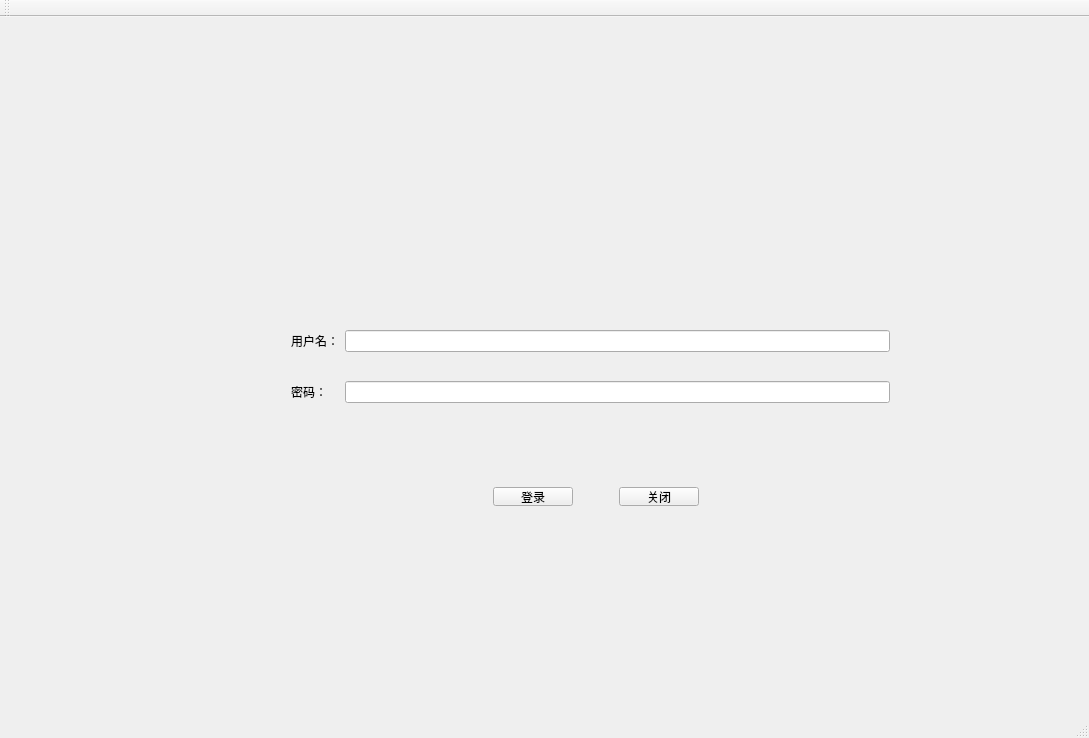
<?xml version="1.0" encoding="UTF-8"?>
<ui version="4.0">
 <class>MainWindow</class>
 <widget class="QMainWindow" name="MainWindow">
  <property name="geometry">
   <rect>
    <x>0</x>
    <y>0</y>
    <width>1089</width>
    <height>738</height>
   </rect>
  </property>
  <property name="windowTitle">
   <string>MainWindow</string>
  </property>
  <widget class="QWidget" name="centralWidget">
   <widget class="QWidget" name="widget" native="true">
    <property name="geometry">
     <rect>
      <x>270</x>
      <y>-10</y>
      <width>641</width>
      <height>271</height>
     </rect>
    </property>
    <layout class="QHBoxLayout" name="horizontalLayout">
     <item>
      <spacer name="horizontalSpacer">
       <property name="orientation">
        <enum>Qt::Horizontal</enum>
       </property>
       <property name="sizeHint" stdset="0">
        <size>
         <width>228</width>
         <height>20</height>
        </size>
       </property>
      </spacer>
     </item>
     <item>
      <widget class="QLabel" name="label">
       <property name="maximumSize">
        <size>
         <width>150</width>
         <height>100</height>
        </size>
       </property>
       <property name="text">
        <string/>
       </property>
       <property name="pixmap">
        <pixmap>../../IMAGE/timg.jpg</pixmap>
       </property>
       <property name="scaledContents">
        <bool>true</bool>
       </property>
      </widget>
     </item>
     <item>
      <spacer name="horizontalSpacer_2">
       <property name="orientation">
        <enum>Qt::Horizontal</enum>
       </property>
       <property name="sizeHint" stdset="0">
        <size>
         <width>227</width>
         <height>20</height>
        </size>
       </property>
      </spacer>
     </item>
    </layout>
   </widget>
   <widget class="QWidget" name="widget_2" native="true">
    <property name="geometry">
     <rect>
      <x>280</x>
      <y>279</y>
      <width>621</width>
      <height>141</height>
     </rect>
    </property>
    <layout class="QGridLayout" name="gridLayout">
     <item row="0" column="0">
      <widget class="QLabel" name="label_2">
       <property name="text">
        <string>用户名：</string>
       </property>
      </widget>
     </item>
     <item row="0" column="1">
      <widget class="QLineEdit" name="lineEdit"/>
     </item>
     <item row="1" column="0">
      <widget class="QLabel" name="label_3">
       <property name="text">
        <string>密码：</string>
       </property>
      </widget>
     </item>
     <item row="1" column="1">
      <widget class="QLineEdit" name="lineEdit_2"/>
     </item>
    </layout>
   </widget>
   <widget class="QWidget" name="widget_3" native="true">
    <property name="geometry">
     <rect>
      <x>290</x>
      <y>459</y>
      <width>611</width>
      <height>41</height>
     </rect>
    </property>
    <layout class="QHBoxLayout" name="horizontalLayout_2">
     <item>
      <spacer name="horizontalSpacer_3">
       <property name="orientation">
        <enum>Qt::Horizontal</enum>
       </property>
       <property name="sizeHint" stdset="0">
        <size>
         <width>187</width>
         <height>20</height>
        </size>
       </property>
      </spacer>
     </item>
     <item>
      <widget class="QPushButton" name="pushButton">
       <property name="text">
        <string>登录</string>
       </property>
      </widget>
     </item>
     <item>
      <spacer name="horizontalSpacer_5">
       <property name="orientation">
        <enum>Qt::Horizontal</enum>
       </property>
       <property name="sizeType">
        <enum>QSizePolicy::Fixed</enum>
       </property>
       <property name="sizeHint" stdset="0">
        <size>
         <width>40</width>
         <height>20</height>
        </size>
       </property>
      </spacer>
     </item>
     <item>
      <widget class="QPushButton" name="pushButton_2">
       <property name="text">
        <string>关闭</string>
       </property>
      </widget>
     </item>
     <item>
      <spacer name="horizontalSpacer_4">
       <property name="orientation">
        <enum>Qt::Horizontal</enum>
       </property>
       <property name="sizeHint" stdset="0">
        <size>
         <width>186</width>
         <height>20</height>
        </size>
       </property>
      </spacer>
     </item>
    </layout>
   </widget>
   <widget class="smallWidget" name="widget_4" native="true">
    <property name="geometry">
     <rect>
      <x>299</x>
      <y>540</y>
      <width>601</width>
      <height>80</height>
     </rect>
    </property>
   </widget>
  </widget>
  <widget class="QMenuBar" name="menuBar">
   <property name="geometry">
    <rect>
     <x>0</x>
     <y>0</y>
     <width>1089</width>
     <height>23</height>
    </rect>
   </property>
  </widget>
  <widget class="QToolBar" name="mainToolBar">
   <attribute name="toolBarArea">
    <enum>TopToolBarArea</enum>
   </attribute>
   <attribute name="toolBarBreak">
    <bool>false</bool>
   </attribute>
  </widget>
  <widget class="QStatusBar" name="statusBar"/>
 </widget>
 <layoutdefault spacing="6" margin="11"/>
 <customwidgets>
  <customwidget>
   <class>smallWidget</class>
   <extends>QWidget</extends>
   <header location="global">smallwidget.h</header>
   <container>1</container>
  </customwidget>
 </customwidgets>
 <resources/>
 <connections/>
</ui>
